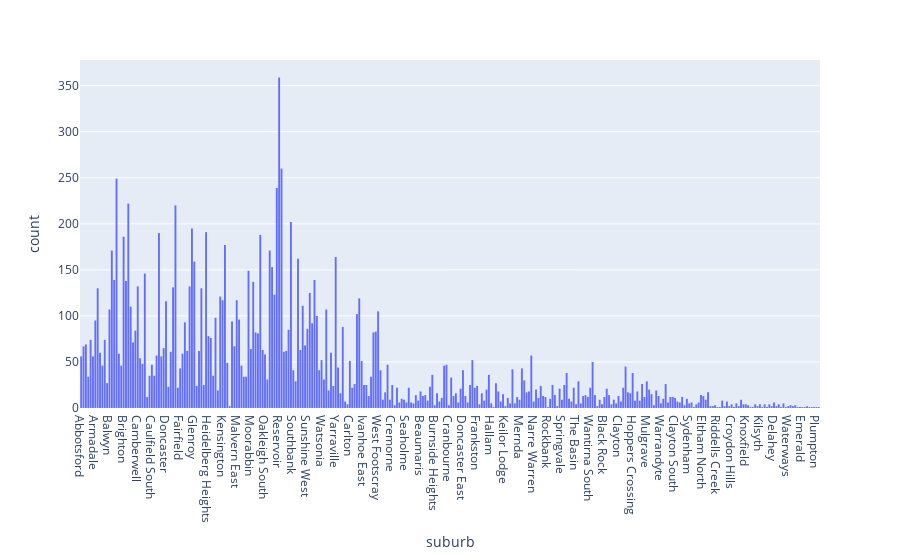

Write notebook code for a chart like this one.
### Code cell
px.histogram(data, x='suburb')

### Figure 1 — Plotly figure (JSON) as saved in the notebook; plotly's stock layout.template omitted (floating-point values rounded to 4 significant figures; data arrays with more than 128 entries replaced by an {"elided": "..."} marker saying what was removed)
{"data": [{"bingroup": "x", "hovertemplate": "suburb=%{x}<br>count=%{y}<extra></extra>", "legendgroup": "", "marker": {"color": "#636efa", "pattern": {"shape": ""}}, "name": "", "orientation": "v", "showlegend": false, "type": "histogram", "x": {"elided": "13580 str values"}, "xaxis": "x", "yaxis": "y"}], "layout": {"barmode": "relative", "legend": {"tracegroupgap": 0}, "margin": {"t": 60}, "xaxis": {"anchor": "y", "domain": [0, 1], "title": {"text": "suburb"}}, "yaxis": {"anchor": "x", "domain": [0, 1], "title": {"text": "count"}}}}
